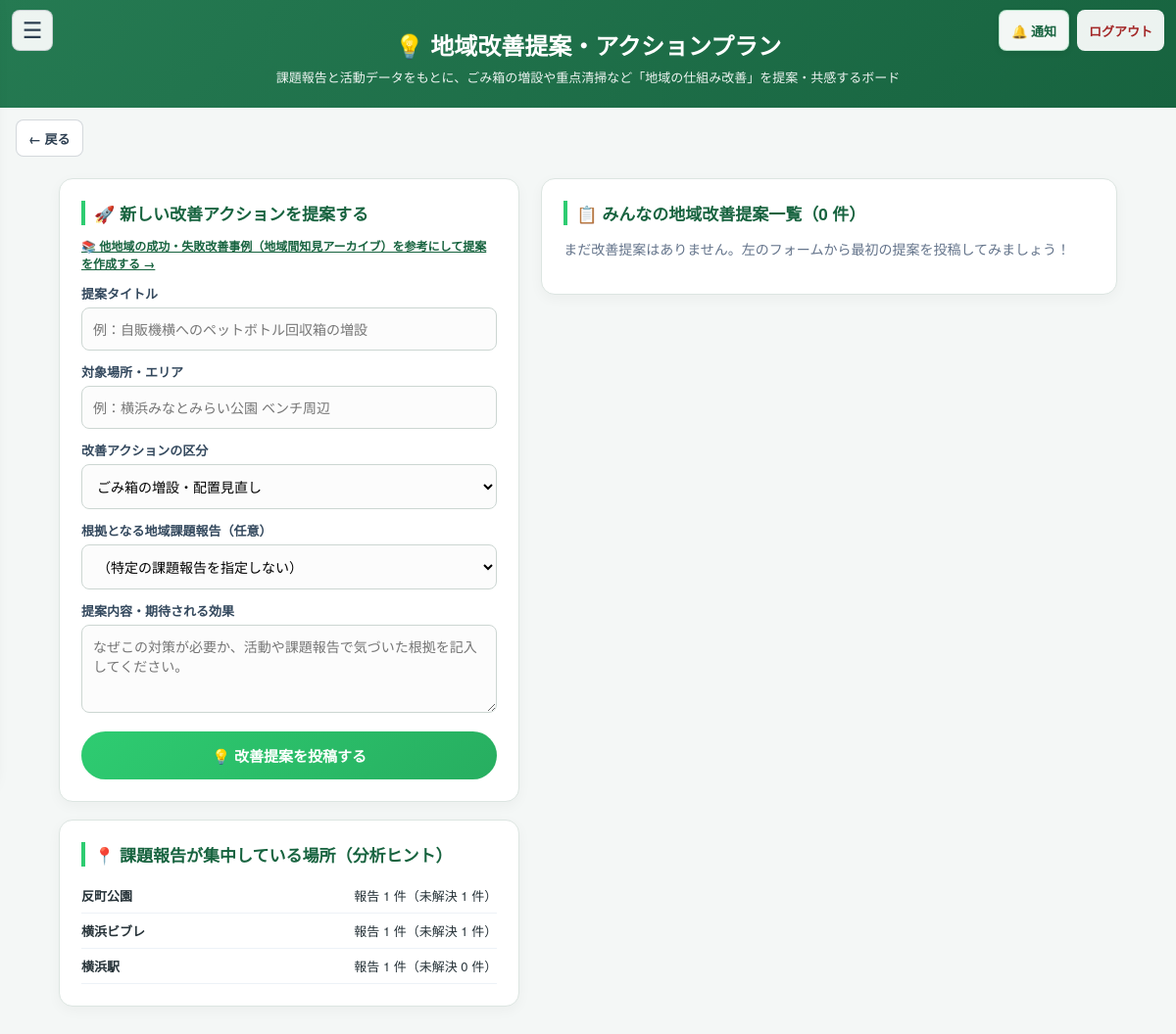
The page /proposals (signed in) on the database its author committed.
### tables this page shows
CREATE TABLE issue_reports (
                id INTEGER PRIMARY KEY AUTOINCREMENT,
                user_id INTEGER NOT NULL,
                title TEXT NOT NULL,
                location TEXT NOT NULL,
                latitude REAL CHECK(latitude IS NULL OR (latitude >= -90 AND latitude <= 90)),
                longitude REAL CHECK(longitude IS NULL OR (longitude >= -180 AND longitude <= 180)),
                trash_type TEXT NOT NULL DEFAULT 'ペットボトル・飲料容器',
                severity TEXT NOT NULL DEFAULT 'medium'
                    CHECK(severity IN ('low', 'medium', 'high')),
                description TEXT,
                image_path TEXT,
                ai_detected_count INTEGER,
                status TEXT NOT NULL DEFAULT 'open'
                    CHECK(status IN ('open', 'in_progress', 'resolved')),
                created_at TEXT NOT NULL DEFAULT CURRENT_TIMESTAMP, action_note TEXT NOT NULL DEFAULT '', reviewed_by INTEGER REFERENCES users(id), reviewed_at TEXT, environment_status TEXT NOT NULL DEFAULT 'unverified' CHECK(environment_status IN ('unverified', 'improved', 'unchanged', 'worsened', 'recurred')), environment_note TEXT NOT NULL DEFAULT '', environment_checked_by INTEGER REFERENCES users(id), environment_checked_at TEXT, report_type TEXT NOT NULL DEFAULT 'litter', bin_problem_type TEXT NOT NULL DEFAULT '', bin_id INTEGER REFERENCES trash_bins(id) ON DELETE SET NULL,
                FOREIGN KEY (user_id) REFERENCES users(id)
            );

### app.py (the view, shortened to what this page needs)
@app.route('/proposals', methods=['GET', 'POST'])
@user_required
def improvement_proposals_board():
    user_id = session['user_id']
    error_msg = None
    form_values = {
        'title': '',
        'location': request.args.get('location', '').strip(),
        'proposal_type': PROPOSAL_TYPES[0],
        'issue_report_id': request.args.get('issue_id', '').strip(),
        'description': '',
    }
    conn = get_db()
    try:
        raw_issue_id = form_values['issue_report_id']
        from_case_id = request.args.get('from_case', type=int)
        proposals = [
            dict(row) for row in conn.execute('''
                SELECT p.*, u.name AS author_name,
                       i.title AS issue_title,
                       EXISTS (
                           SELECT 1 FROM improvement_proposal_supports s
                           WHERE s.proposal_id = p.id AND s.user_id = ?
                       ) AS supported_by_me
                FROM improvement_proposals p
                LEFT JOIN users u ON u.id = p.user_id
                LEFT JOIN issue_reports i ON i.id = p.issue_report_id
                ORDER BY p.support_count DESC, p.id DESC
                LIMIT 50
            ''', (user_id,)).fetchall()
        ]
        selected_issue_id = (
            int(raw_issue_id)
            if request.method == 'GET'
            and raw_issue_id.isdigit()
            and len(raw_issue_id) <= 10
            else None
        )
        issues = conn.execute('''
            SELECT id, title, location, trash_type, status
            FROM issue_reports
            WHERE id IN (
                SELECT id FROM issue_reports ORDER BY id DESC LIMIT 30
            ) OR id = ?
            ORDER BY id DESC
        ''', (selected_issue_id,)).fetchall()
        location_hotspots = conn.execute('''
            SELECT location, COUNT(*) AS report_count,
                   SUM(CASE WHEN status != 'resolved' THEN 1 ELSE 0 END) AS open_count
            FROM issue_reports
            GROUP BY location
            ORDER BY report_count DESC, location
            LIMIT 8
        ''').fetchall()
        return render_template(
            'improvement_proposals.html',
            proposals=proposals,
            issues=issues,
            location_hotspots=location_hotspots,
            proposal_types=PROPOSAL_TYPES,
            form=form_values,
            error_msg=error_msg,
        )
    finally:
        conn.close()

### app.py (called while the page is built)
def get_db():
    conn = sqlite3.connect(DATABASE)
    conn.row_factory = sqlite3.Row
    conn.execute("PRAGMA foreign_keys = ON")
    return conn

def user_required(func):
    @wraps(func)
    def wrapper(*args, **kwargs):
        user_id = session.get('user_id')
        if session.get('role') != 'user' or not user_id:
            return redirect(url_for('login'))
        conn = get_db()
        try:
            user = conn.execute(
                'SELECT role FROM users WHERE id = ?', (user_id,)
            ).fetchone()
        finally:
            conn.close()
        if not user or user['role'] != 'user':
            session.clear()
            return redirect(url_for('login'))
        return func(*args, **kwargs)
    return wrapper

def _detect_view_mode():
    ua = (request.headers.get('User-Agent') or '').lower()
    if any(token in ua for token in ('mobile', 'android', 'iphone', 'ipod', 'iemobile')):
        return 'mobile'
    return 'pc'

@app.context_processor
def inject_csrf_token():
    if 'csrf_token' not in session:
        session['csrf_token'] = secrets.token_urlsafe(32)
    unread_notifications = 0
    if session.get('role') == 'user' and session.get('user_id'):
        conn = get_db()
        try:
            unread_notifications = conn.execute('''
                SELECT COUNT(*) FROM user_notifications
                WHERE user_id = ? AND read_at IS NULL
            ''', (session['user_id'],)).fetchone()[0]
        finally:
            conn.close()
    effective_view = _detect_view_mode()
    return {
        'csrf_token': session['csrf_token'],
        'unread_notifications': unread_notifications,
        'view_mode': effective_view,
        'region_profile': get_region_profile(),
    }

### templates/improvement_proposals.html (shortened to what this page needs)
<!DOCTYPE html>
<html lang="ja">
<head>
</head>
<body data-view-mode="{{ view_mode }}">
    {% include "_user_navigation.html" %}
    <div class="header">
        <h1>💡 地域改善提案・アクションプラン</h1>
        <p>課題報告と活動データをもとに、ごみ箱の増設や重点清掃など「地域の仕組み改善」を提案・共感するボード</p>
    </div>
    {% include "_user_page_back.html" %}
    <div class="container">
        <div class="layout-grid">
            <div>
                <div class="card">
                    <h2>🚀 新しい改善アクションを提案する</h2>
                    <p style="margin:0 0 12px; font-size:12px;">
                        <a href="{{ url_for('regional_knowledge_base') }}" style="color:#17633f; font-weight:700; text-decoration:underline;">
                            📚 他地域の成功・失敗改善事例（地域間知見アーカイブ）を参考にして提案を作成する →
                        </a>
                    </p>
                    <form method="POST" action="{{ url_for('improvement_proposals_board') }}">
                        <label for="title">提案タイトル</label>
                        <input id="title" name="title" type="text" maxlength="100" required value="{{ form.title }}" placeholder="例：自販機横へのペットボトル回収箱の増設">
                        <label for="location">対象場所・エリア</label>
                        <input id="location" name="location" type="text" maxlength="200" required value="{{ form.location }}" placeholder="例：横浜みなとみらい公園 ベンチ周辺">
                        <label for="proposal_type">改善アクションの区分</label>
                        <select id="proposal_type" name="proposal_type">
                            {% for ptype in proposal_types %}
                                <option value="{{ ptype }}" {% if form.proposal_type == ptype %}selected{% endif %}>{{ ptype }}</option>
                            {% endfor %}
                        </select>
                        <label for="issue_report_id">根拠となる地域課題報告（任意）</label>
                        <select id="issue_report_id" name="issue_report_id">
                            <option value="">（特定の課題報告を指定しない）</option>
                        </select>
                        <label for="description">提案内容・期待される効果</label>
                        <textarea id="description" name="description" maxlength="500" required placeholder="なぜこの対策が必要か、活動や課題報告で気づいた根拠を記入してください。">{{ form.description }}</textarea>
                        <button type="submit" class="submit-btn">💡 改善提案を投稿する</button>
                    </form>
                </div>
                <div class="card">
                    <h2>📍 課題報告が集中している場所（分析ヒント）</h2>
                    {% if location_hotspots %}
                        {% for spot in location_hotspots %}
                            <div class="hotspot-row">
                                <span><strong>{{ spot.location }}</strong></span>
                                <span>報告 {{ spot.report_count }} 件（未解決 {{ spot.open_count }} 件）</span>
                            </div>
                        {% endfor %}
                    {% else %}
                        <p style="font-size:13px; color:#64748b;">まだ課題報告データがありません。</p>
                    {% endif %}
                </div>
            </div>
            <div>
                <div class="card">
                    <h2>📋 みんなの地域改善提案一覧（{{ proposals|length }} 件）</h2>
                    {% set status_labels = {'proposed': '提案中', 'under_review': '自治体・団体で検討中', 'adopted': '採用・実施決定', 'completed': '対策完了'} %}
                    {% for p in proposals %}
                        <article class="proposal-item">
                            <div style="display:flex; justify-content:space-between; align-items:flex-start; gap:8px; flex-wrap:wrap;">
                                <div>
                                    <span class="badge badge-type">{{ p.proposal_type }}</span>
                                    <span class="badge badge-status-{{ p.status }}">{{ status_labels.get(p.status, p.status) }}</span>
                                </div>
                                <small style="color:#64748b;">{{ p.created_at|jst_datetime }}</small>
                            </div>
                            <h3 style="margin:8px 0 4px; font-size:16px; color:#1e293b;">{{ p.title }}</h3>
                            <div style="font-size:12px; color:#475569; margin-bottom:8px;">
                                📍 対象場所：<strong>{{ p.location }}</strong> ｜ 投稿者：{{ p.author_name or 'ユーザー' }}
                                {% if p.issue_title %}
                                    <br>🚩 関連課題：{{ p.issue_title }}
                                {% endif %}
                            </div>
                            <p style="margin:0 0 10px; font-size:13px; line-height:1.6; color:#334155; white-space:pre-line;">{{ p.description }}</p>
                            {% if p.admin_comment %}
                                <div style="padding:8px 12px; border-radius:8px; background:#f0fdf4; border-left:3px solid #257a52; font-size:12px; color:#166534; margin-bottom:10px;">
                                    <strong>管理者・団体からのコメント：</strong> {{ p.admin_comment }}
                                </div>
                            {% endif %}
                            <div style="display:flex; justify-content:space-between; align-items:center;">
                                <form method="POST" action="{{ url_for('support_improvement_proposal', proposal_id=p.id) }}" style="margin:0;">
                                    <input type="hidden" name="csrf_token" value="{{ csrf_token }}">
                                    <button type="submit" class="support-btn {{ 'supported' if p.supported_by_me }}">
                                        👍 共感・賛同する（{{ p.support_count }}）
                                    </button>
                                </form>
                                <a href="{{ url_for('regional_map') }}" style="font-size:12px; color:#257a52; font-weight:700;">マップで確認 →</a>
                            </div>
                        </article>
                    {% else %}
                        <p style="font-size:14px; color:#64748b;">まだ改善提案はありません。左のフォームから最初の提案を投稿してみましょう！</p>
                    {% endfor %}
                </div>
            </div>
        </div>
    </div>
</body>
</html>

### templates/improvement_proposals.html (style rules this page uses)
body { font-family: 'Helvetica Neue', Arial, sans-serif; margin: 0; background: #f4f7f6; color: #263238; }
.header { background: linear-gradient(135deg, #257a52, #17633f); color: #fff; padding: 28px 20px 22px; text-align: center; }
.header h1 { margin: 0 0 6px; font-size: 24px; }
.header p { margin: 0; font-size: 13px; opacity: .92; }
.container { max-width: 1080px; margin: 22px auto; padding: 0 16px 40px; }
.layout-grid { display: grid; grid-template-columns: 1fr 1.25fr; gap: 22px; align-items: start; }
.card { background: #fff; border: 1px solid #dce5e1; border-radius: 14px; padding: 22px; margin-bottom: 18px; box-shadow: 0 4px 14px rgba(0,0,0,.04); }
.card h2 { margin: 0 0 12px; font-size: 17px; color: #17633f; border-left: 4px solid #2ecc71; padding-left: 9px; }
label { display: block; font-weight: 700; font-size: 13px; margin: 12px 0 5px; color: #34495e; }
input[type="text"], select, textarea { width: 100%; box-sizing: border-box; padding: 11px; border: 1px solid #ccd6d2; border-radius: 8px; font: inherit; font-size: 14px; background: #fcfcfc; }
textarea { min-height: 90px; resize: vertical; }
.submit-btn { width: 100%; margin-top: 14px; padding: 14px; border: 0; border-radius: 26px; background: linear-gradient(135deg, #2ecc71, #27ae60); color: #fff; font-size: 15px; font-weight: 700; cursor: pointer; }
.hotspot-row { display: flex; justify-content: space-between; align-items: center; padding: 8px 0; border-bottom: 1px solid #edf2f7; font-size: 13px; }

### rows shown on the page
issue_reports: location "反町公園", report_count "1", open_count "1"
issue_reports: location "横浜ビブレ", report_count "1", open_count "1"
issue_reports: location "横浜駅", report_count "1", open_count "0"

### other values the page prints
{{ proposals|length }} "0"
form field proposal_type "ごみ箱の増設・配置見直し"
